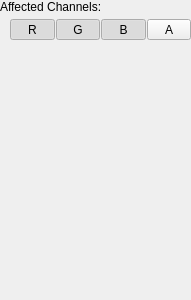
<?xml version="1.0" encoding="UTF-8"?>
<ui version="4.0">
 <class>FilterWidget</class>
 <widget class="QWidget" name="FilterWidget">
  <property name="geometry">
   <rect>
    <x>0</x>
    <y>0</y>
    <width>191</width>
    <height>300</height>
   </rect>
  </property>
  <property name="windowTitle">
   <string>Form</string>
  </property>
  <layout class="QVBoxLayout" name="verticalLayout" stretch="0,1">
   <property name="spacing">
    <number>0</number>
   </property>
   <property name="leftMargin">
    <number>0</number>
   </property>
   <property name="topMargin">
    <number>0</number>
   </property>
   <property name="rightMargin">
    <number>0</number>
   </property>
   <property name="bottomMargin">
    <number>0</number>
   </property>
   <item>
    <layout class="QVBoxLayout" name="verticalLayout_6">
     <property name="spacing">
      <number>5</number>
     </property>
     <item>
      <widget class="QLabel" name="label_2">
       <property name="text">
        <string>Affected Channels:</string>
       </property>
      </widget>
     </item>
     <item>
      <layout class="QHBoxLayout" name="horizontalLayout_3">
       <property name="spacing">
        <number>1</number>
       </property>
       <property name="leftMargin">
        <number>10</number>
       </property>
       <item>
        <widget class="QToolButton" name="mButtonRedChannel">
         <property name="sizePolicy">
          <sizepolicy hsizetype="Preferred" vsizetype="Preferred">
           <horstretch>0</horstretch>
           <verstretch>0</verstretch>
          </sizepolicy>
         </property>
         <property name="text">
          <string>R</string>
         </property>
         <property name="checkable">
          <bool>true</bool>
         </property>
         <property name="checked">
          <bool>true</bool>
         </property>
         <property name="class" stdset="0">
          <string>cFlatOptionButton</string>
         </property>
        </widget>
       </item>
       <item>
        <widget class="QToolButton" name="mButtonGreenChannel">
         <property name="sizePolicy">
          <sizepolicy hsizetype="Preferred" vsizetype="Preferred">
           <horstretch>0</horstretch>
           <verstretch>0</verstretch>
          </sizepolicy>
         </property>
         <property name="text">
          <string>G</string>
         </property>
         <property name="checkable">
          <bool>true</bool>
         </property>
         <property name="checked">
          <bool>true</bool>
         </property>
         <property name="class" stdset="0">
          <string>cFlatOptionButton</string>
         </property>
        </widget>
       </item>
       <item>
        <widget class="QToolButton" name="mButtonBlueChannel">
         <property name="sizePolicy">
          <sizepolicy hsizetype="Preferred" vsizetype="Preferred">
           <horstretch>0</horstretch>
           <verstretch>0</verstretch>
          </sizepolicy>
         </property>
         <property name="text">
          <string>B</string>
         </property>
         <property name="checkable">
          <bool>true</bool>
         </property>
         <property name="checked">
          <bool>true</bool>
         </property>
         <property name="class" stdset="0">
          <string>cFlatOptionButton</string>
         </property>
        </widget>
       </item>
       <item>
        <widget class="QToolButton" name="mButtonAlphaChannel">
         <property name="sizePolicy">
          <sizepolicy hsizetype="Preferred" vsizetype="Preferred">
           <horstretch>0</horstretch>
           <verstretch>0</verstretch>
          </sizepolicy>
         </property>
         <property name="text">
          <string>A</string>
         </property>
         <property name="checkable">
          <bool>true</bool>
         </property>
         <property name="class" stdset="0">
          <string>cFlatOptionButton</string>
         </property>
        </widget>
       </item>
      </layout>
     </item>
    </layout>
   </item>
   <item>
    <spacer name="verticalSpacer">
     <property name="orientation">
      <enum>Qt::Vertical</enum>
     </property>
     <property name="sizeHint" stdset="0">
      <size>
       <width>0</width>
       <height>0</height>
      </size>
     </property>
    </spacer>
   </item>
  </layout>
 </widget>
 <resources/>
 <connections/>
</ui>
